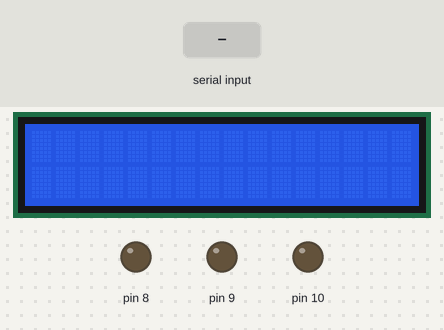
A sketch run on a simulated Arduino Uno, built with avr-gcc and run on an emulated ATmega328P. Shown: 16×2 character LCD, output pins drawn as LEDs (lit = HIGH). The test bench sets the inputs (shaded band).

Above: at 1.2 s.
1.3 s: "1\n" received over Serial
At 2.2 s:
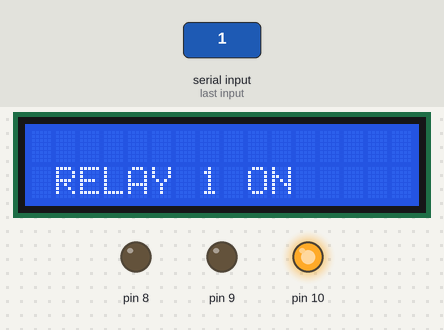
4.3 s: "2\n" received over Serial
At 6.8 s:
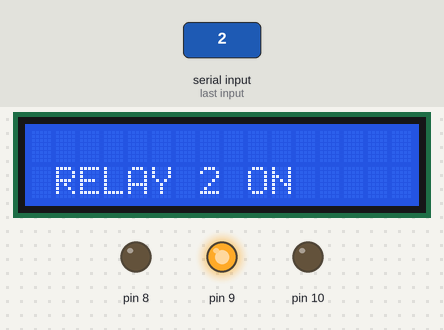
7.2 s: "3\n" received over Serial
At 11.3 s:
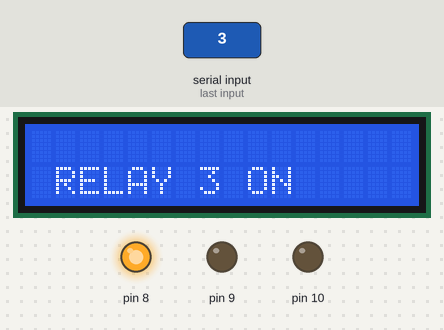
Timing chart, 0 to 13.4 s (numbered marks = the images above; inputs shaded):
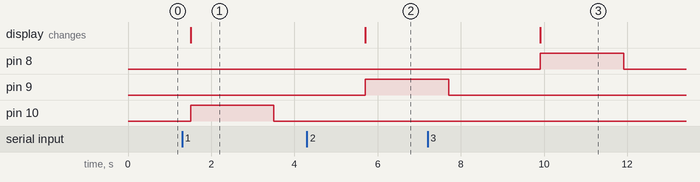

The sketch:

Serial_Monitor_to_Control_Relays.ino
```cpp
// include the library code:
#include <LiquidCrystal.h>

// initialize the library with the numbers of the interface pins
LiquidCrystal lcd(11,12,14,15,16,17);

void setup()
{
  //Set pin number 10 as digital out where relay 1 is connected
  pinMode(10,OUTPUT);
  //Set pin number 9 as digital out where relay 2 is connected
  pinMode(9,OUTPUT);
  //Set pin number 8 as digital out where relay 3 is connected
  pinMode(8,OUTPUT);
  //Initialize the LCD in 16x2 mode
  lcd.begin(16, 2);
  Serial.begin(9600);
}

void loop()
{
   if(Serial.available())
  {
    delay(200);
    lcd.clear();
    int inpval = Serial.parseInt();
    if(inpval == 1)
    {
      lcd.setCursor(1,1);
      lcd.print("RELAY 1 ON ");
      //Write digital HIGH on pin 10 i.e. generating 5v at pin 10 where relay 1 is connected
      digitalWrite(10, HIGH);
      delay(2000);
      digitalWrite(10, LOW);
      delay(2000);
    }
    if(inpval == 2)
    {
      lcd.setCursor(1,1);
      lcd.print("RELAY 2 ON ");
      //Write digital HIGH on pin 9 i.e. generating 5v at pin 9 where relay 2 is connected
      digitalWrite(9, HIGH);
      delay(2000);
      digitalWrite(9, LOW);
      delay(2000);
    }
    if(inpval == 3)
    {
      lcd.setCursor(1,1);
      lcd.print("RELAY 3 ON ");
      //Write digital HIGH on pin 8 i.e. generating 5v at pin 8 where relay 3 is connected
      digitalWrite(8, HIGH);
      delay(2000);
      digitalWrite(8, LOW);
      delay(2000);
    }
  }
}
```

Measured:
- after the input at 1.3 s, pin 10: LOW → HIGH after 0.20 s, → LOW 2.0 s later; the display: changes after 0.20 s (image 1)
- after the input at 4.3 s, pin 9: LOW → HIGH after 1.4 s; the display: changes after 1.4 s (image 2)
- after the input at 7.2 s, pin 8: LOW → HIGH after 2.7 s, → LOW 2.0 s later; the display: changes after 2.7 s (image 3)
